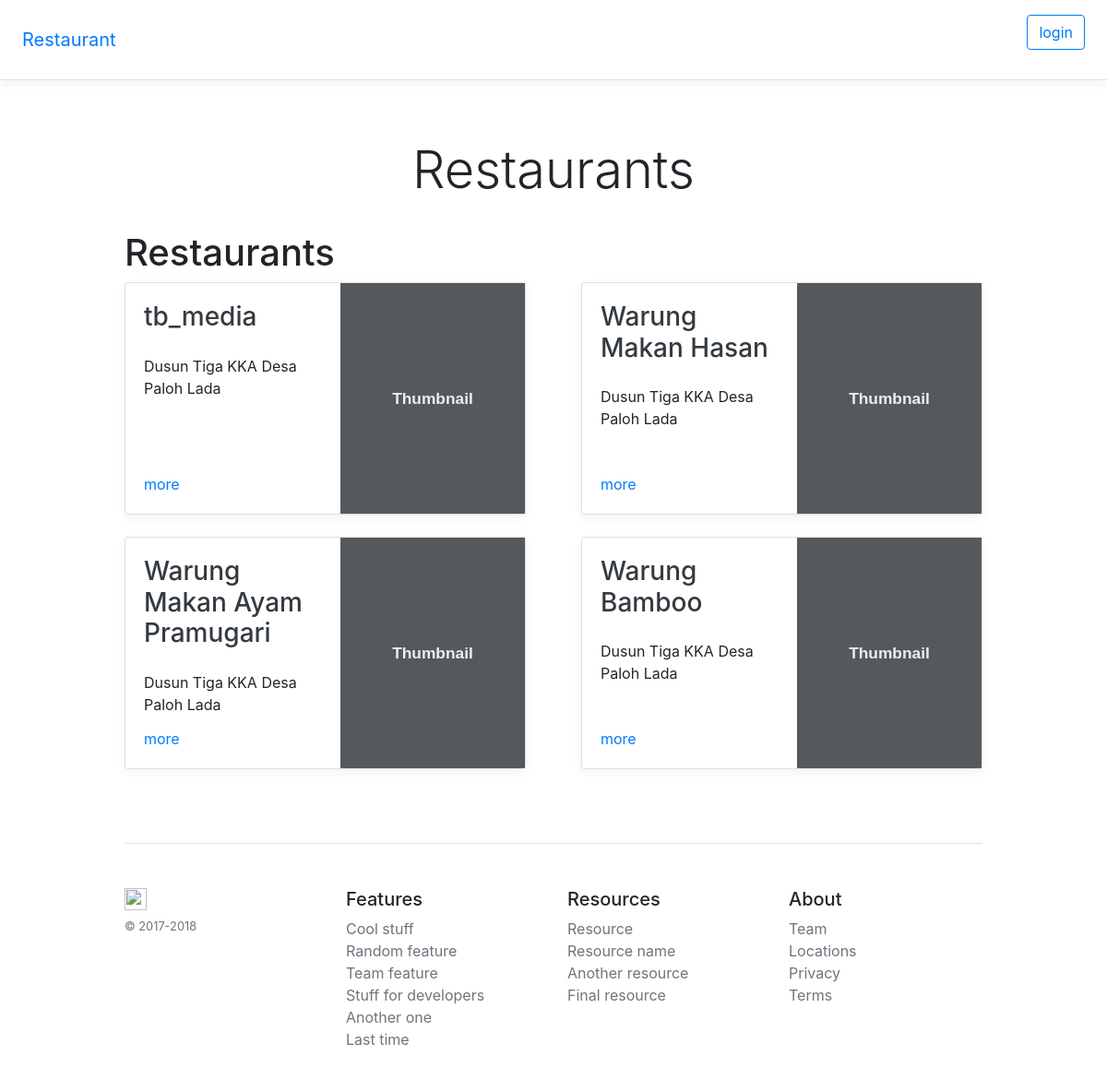
Screenshot of /myrestaurants/home with the database file from the repository.
### myrestaurants/models.py (models this page shows, shortened)
class Restaurant(models.Model):
    name = models.CharField(max_length=120)
    street = models.CharField(max_length=120, blank=True, null=True)
    number = models.IntegerField(blank=True, null=True)
    city = models.CharField(max_length=120, blank=True, null=True)
    zipCode = models.CharField(max_length=120, blank=True, null=True)
    stateOrProvince = models.CharField(max_length=120, blank=True, null=True)
    country = models.CharField(max_length=120, blank=True, null=True)
    telephone = models.CharField(max_length=120, blank=True, null=True)
    url = models.URLField(blank=True, null=True)
    user = models.ForeignKey(User, default=1, on_delete=models.CASCADE)
    date = models.DateField(default=date.today)

### myrestaurants/templates/myrestaurants/restaurant_list.html (shortened to what this page needs)
{% extends "myrestaurants/base.html" %}
{% block content %}
<h1>
    Restaurants
</h1>
<div class="card-deck mb-3 ">
    <div class="row mb-2">
        {% for restaurant in latest_restaurant_list %}
        <div class="col-md-6">
            <div class="card flex-md-row mb-4 box-shadow h-md-250">
                <div class="card-body d-flex flex-column align-items-start">
                    <h3 class="mb-0">
                        <a class="text-dark" href="{% url 'myrestaurants:restaurant_detail' restaurant.id %}">
                            {{ restaurant.name }}</a>
                    </h3>
                    <br>
                    <p class=" mb-auto">{{ restaurant.street }}</p>
                    <a href="{% url 'myrestaurants:restaurant_detail' restaurant.id %}">more</a>
                </div>
                <img class="card-img-right flex-auto d-none d-md-block" data-src="holder.js/200x250?theme=thumb" alt="Thumbnail [200x250]" style="width: 200px; height: 250px;" data-holder-rendered="true">
            </div>
        </div>
        {% endfor %}
    </div>
</div>
{% endblock %}

### myrestaurants/templates/myrestaurants/base.html (shortened to what this page needs)
{% load static %}
<!doctype html>
<html lang="en">
  <head>
    <link href="{% static "style/bootstrap.min.css" %}" rel="stylesheet">
    <link href="{% static "style/pricing.css" %}" rel="stylesheet">
    <link rel="stylesheet" href="https://cdnjs.cloudflare.com/ajax/libs/font-awesome/4.7.0/css/font-awesome.min.css">
  </head>
  <body>
    <div class="d-flex flex-column flex-md-row align-items-center p-3 px-md-4 mb-3 bg-white border-bottom box-shadow">
      <h5 class="my-0 mr-md-auto font-weight-normal">
        <a href="{% url 'home' %}">Restaurant</a>
      </h5>
      {% if user.is_authenticated %}
            <p>User: {{ user.username }} | <a class="btn btn-outline-primary" href="{% url 'logout' %}?next={{request.path}}">logout</a></p>
        {% else %}
            <p><a class="btn btn-outline-primary" href="{% url 'login' %}?next={{request.path}}">login</a></p>
        {% endif %}
    </div>
    <div class="pricing-header px-3 py-3 pt-md-5 pb-md-4 mx-auto text-center">
      <h1 class="display-4">Restaurants</h1>
    </div>
    <div class="container">
      {% block content %}{% endblock %}
      <footer class="pt-4 my-md-5 pt-md-5 border-top">
        <div class="row">
          <div class="col-12 col-md">
            <img class="mb-2" src="https://getbootstrap.com/docs/4.0/assets/brand/bootstrap-solid.svg" alt="" width="24" height="24">
            <small class="d-block mb-3 text-muted">&copy; 2017-2018</small>
          </div>
          <div class="col-6 col-md">
            <h5>Features</h5>
            <ul class="list-unstyled text-small">
              <li><a class="text-muted" href="#">Cool stuff</a></li>
              <li><a class="text-muted" href="#">Random feature</a></li>
              <li><a class="text-muted" href="#">Team feature</a></li>
              <li><a class="text-muted" href="#">Stuff for developers</a></li>
              <li><a class="text-muted" href="#">Another one</a></li>
              <li><a class="text-muted" href="#">Last time</a></li>
            </ul>
          </div>
          <div class="col-6 col-md">
            <h5>Resources</h5>
            <ul class="list-unstyled text-small">
              <li><a class="text-muted" href="#">Resource</a></li>
              <li><a class="text-muted" href="#">Resource name</a></li>
              <li><a class="text-muted" href="#">Another resource</a></li>
              <li><a class="text-muted" href="#">Final resource</a></li>
            </ul>
          </div>
          <div class="col-6 col-md">
            <h5>About</h5>
            <ul class="list-unstyled text-small">
              <li><a class="text-muted" href="#">Team</a></li>
              <li><a class="text-muted" href="#">Locations</a></li>
              <li><a class="text-muted" href="#">Privacy</a></li>
              <li><a class="text-muted" href="#">Terms</a></li>
            </ul>
          </div>
        </div>
      </footer>
    </div>
  </body>
</html>

### myrestaurants/static/style/pricing.css (style rules this page uses)
html { font-size: 14px; }
@media (min-width: 768px) { html { font-size: 16px; } }
.container { max-width: 960px; }
.pricing-header { max-width: 700px; }
.card-deck .card { min-width: 220px; }
.border-top { border-top: 1px solid #e5e5e5; }
.border-bottom { border-bottom: 1px solid #e5e5e5; }
.box-shadow { box-shadow: 0 .25rem .75rem rgba(0, 0, 0, .05); }

### rows the page displays
Restaurant: name "tb_media", street "Dusun Tiga KKA Desa Paloh Lada"
Restaurant: name "Warung Makan Hasan", street "Dusun Tiga KKA Desa Paloh Lada"
Restaurant: name "Warung Makan Ayam Pramugari", street "Dusun Tiga KKA Desa Paloh Lada"
Restaurant: name "Warung Bamboo", street "Dusun Tiga KKA Desa Paloh Lada"
